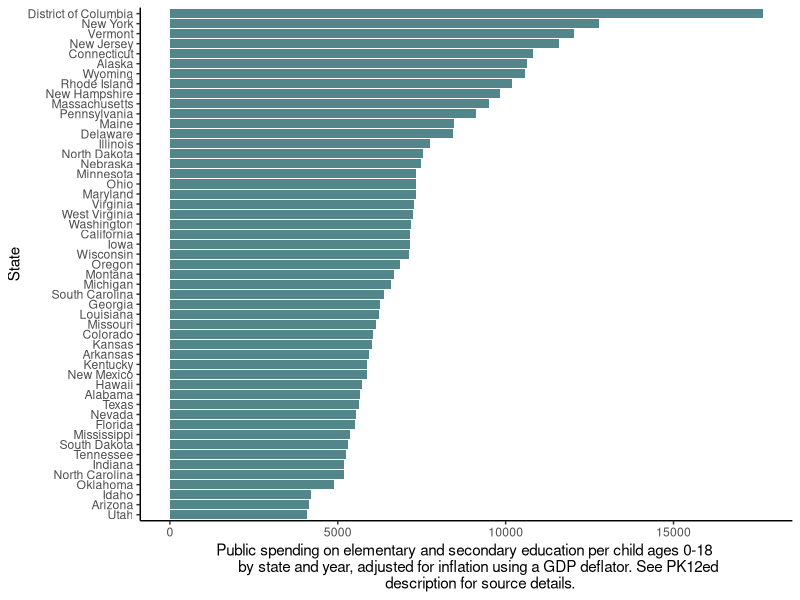
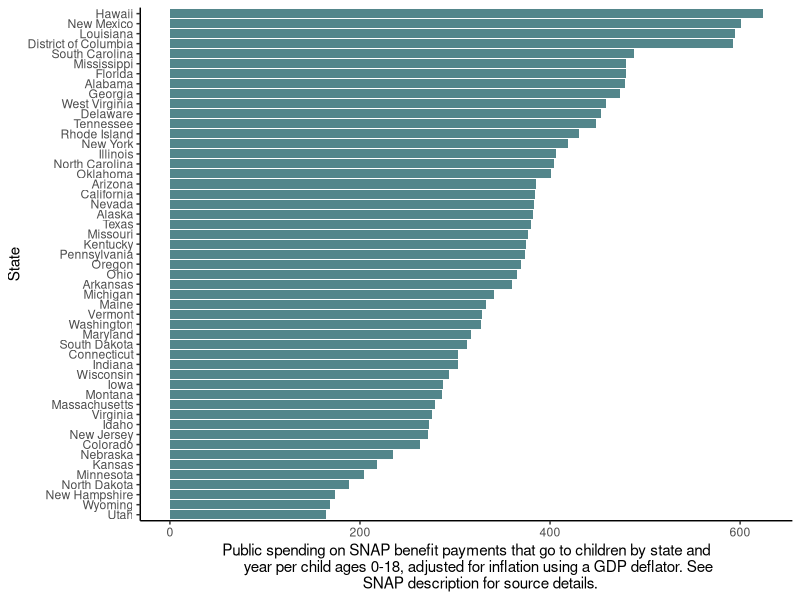
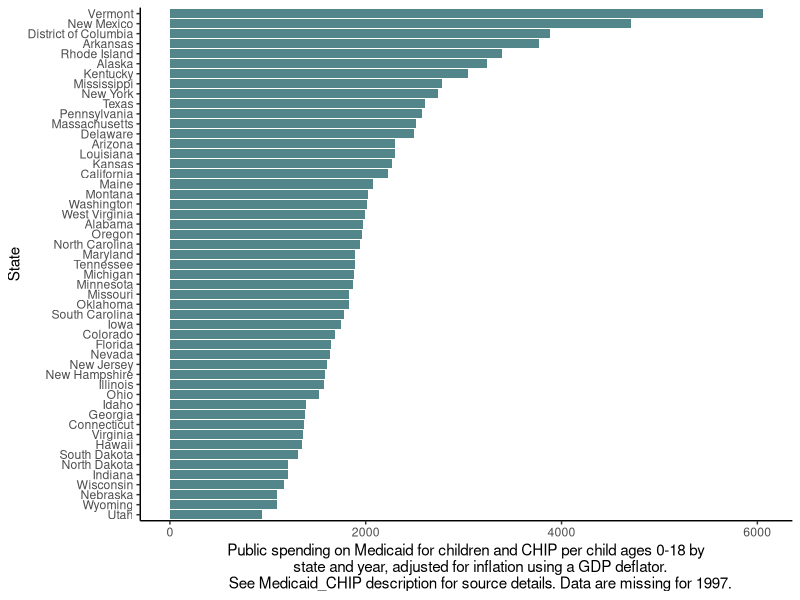
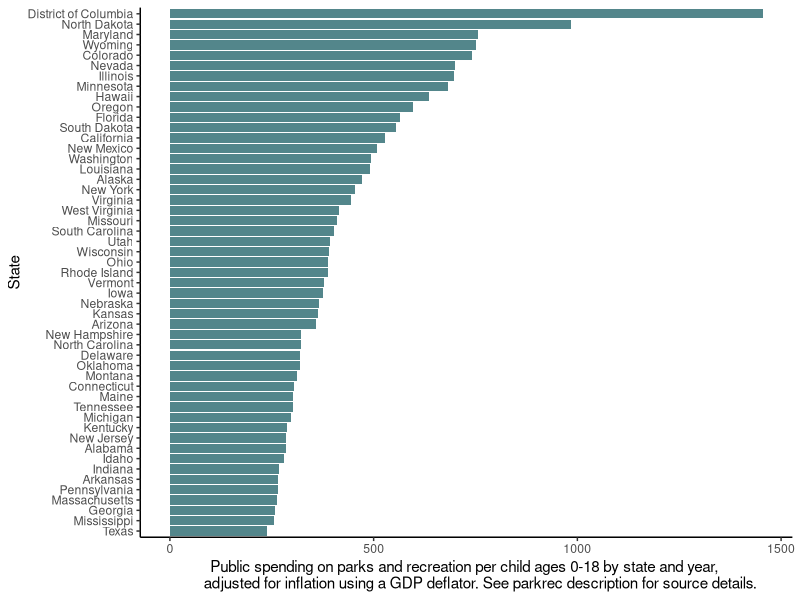
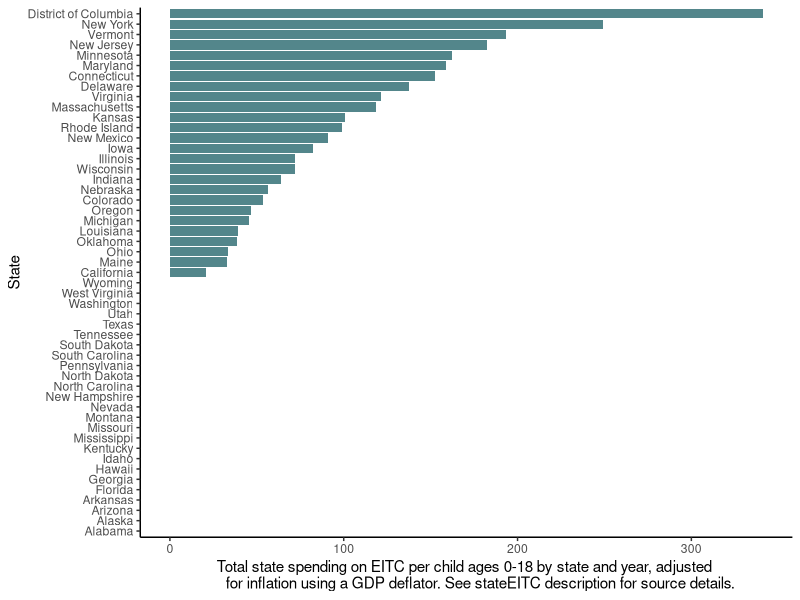
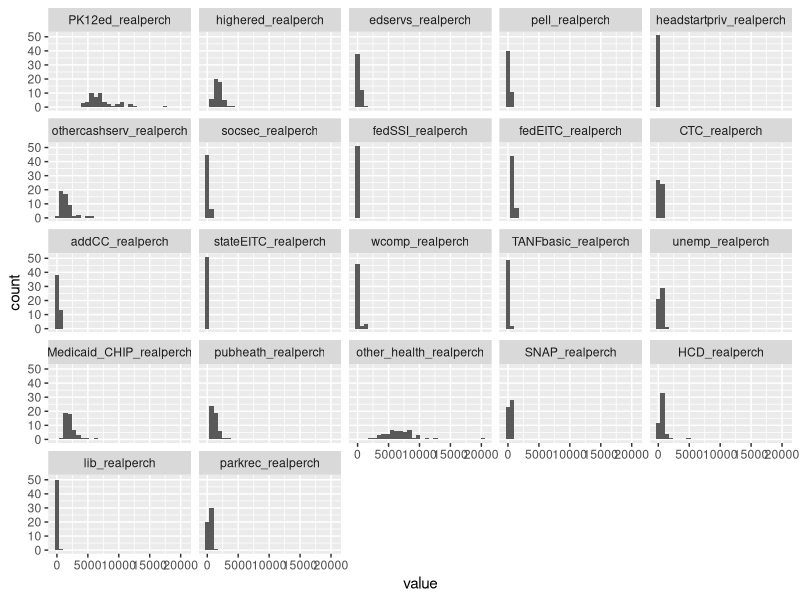
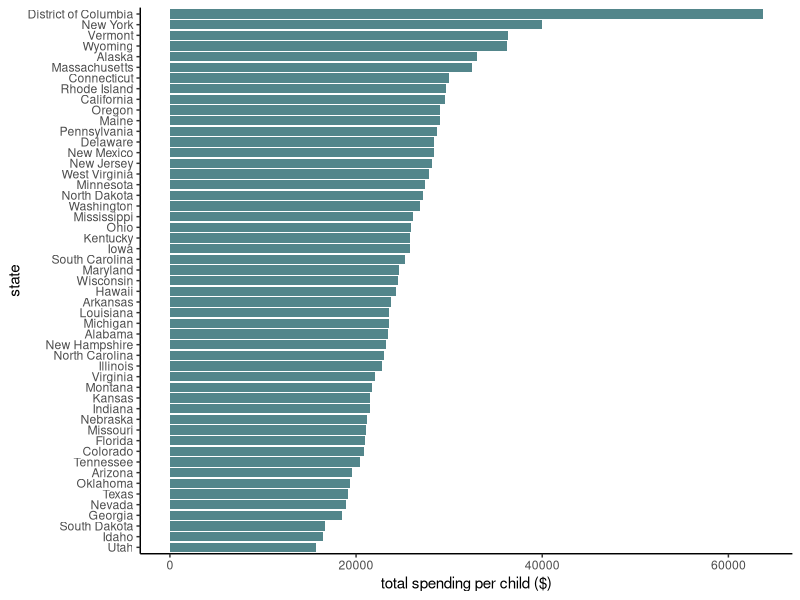
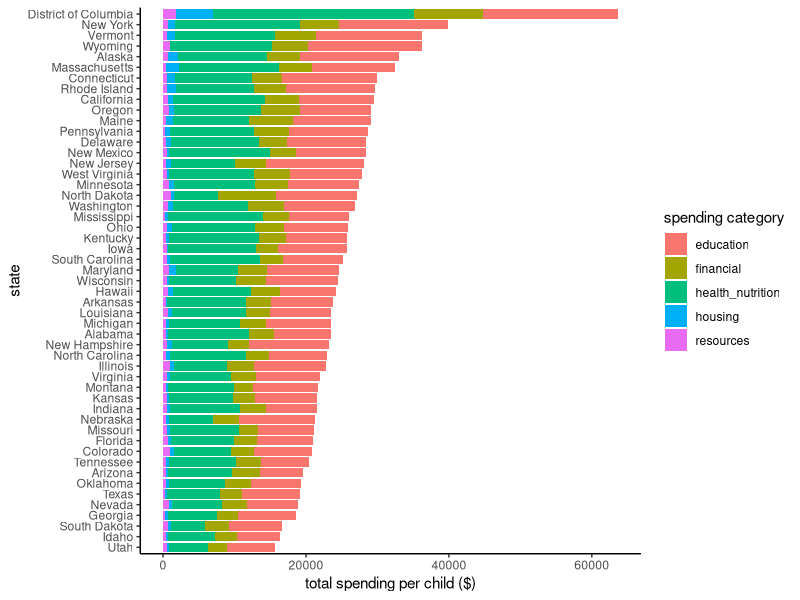

These charts were generated, in order, by the following R code:
### This is a script used to analyze US state spending on children
### Source: https://datacatalog.urban.org/dataset/state-state-spending-kids-dataset

# Script set up
require(tidyverse)
require(dplyr)
require(reshape)

# make sure to set your working directory to the folder that contains the csv referenced below.


# Load data file & set states as factor
stateChildSpending <- read.csv("ChildcareSpending_Metrics.csv")
stateChildSpending$State <- as.factor(stateChildSpending$State)

summary(stateChildSpending)

#identify any na values
sapply(stateChildSpending, function(x) sum(is.na(x)))

#explore select spending levels using bar charts. Captions from data dictionary
ggplot(stateChildSpending, aes(y=reorder(State, PK12ed_realperch), x=PK12ed_realperch))+
  theme_classic()+
  geom_col(fill='cadetblue4')+
  xlab("Public spending on elementary and secondary education per child ages 0-18 
       by state and year, adjusted for inflation using a GDP deflator. See PK12ed 
       description for source details.")+
  ylab("State")


ggplot(stateChildSpending, aes(y=reorder(State, SNAP_realperch), x=SNAP_realperch))+
  theme_classic()+
  geom_col(fill='cadetblue4')+
  xlab("Public spending on SNAP benefit payments that go to children by state and
       year per child ages 0-18, adjusted for inflation using a GDP deflator. See 
       SNAP description for source details.")+
  ylab("State")

ggplot(stateChildSpending, aes(y=reorder(State, Medicaid_CHIP_realperch), x=Medicaid_CHIP_realperch))+
  theme_classic()+
  geom_col(fill='cadetblue4')+
  xlab("Public spending on Medicaid for children and CHIP per child ages 0-18 by
        state and year, adjusted for inflation using a GDP deflator. 
       See Medicaid_CHIP description for source details. Data are missing for 1997.")+
  ylab("State")

ggplot(stateChildSpending, aes(y=reorder(State, parkrec_realperch), x=parkrec_realperch))+
  theme_classic()+
  geom_col(fill='cadetblue4')+
  xlab("Public spending on parks and recreation per child ages 0-18 by state and year, 
       adjusted for inflation using a GDP deflator. See parkrec description for source details.")+
  ylab("State")

ggplot(stateChildSpending, aes(y=reorder(State, stateEITC_realperch), x=stateEITC_realperch))+
  theme_classic()+
  geom_col(fill='cadetblue4')+
  xlab("Total state spending on EITC per child ages 0-18 by state and year, adjusted 
       for inflation using a GDP deflator. See stateEITC description for source details.")+
  ylab("State")


#melt all raw inputs in to 1 long table
stateChildSpendingLong <- melt(stateChildSpending, id.vars = c("State"))

#explore data as histogram small multiples
ggplot(data = stateChildSpendingLong, aes(x = value)) + geom_histogram()+
  facet_wrap(~variable)

### calculate total spending by categories

#education spending per capita
stateChildSpending$education <- with(stateChildSpending,
                                     PK12ed_realperch+
                                      highered_realperch+
                                      edservs_realperch+
                                      pell_realperch+
                                      headstartpriv_realperch)

#financial assistance spending per capita  
stateChildSpending$financial <- with(stateChildSpending,
                                    othercashserv_realperch+
                                    socsec_realperch+
                                    fedSSI_realperch+
                                    fedEITC_realperch+
                                    CTC_realperch+
                                    addCC_realperch+
                                    stateEITC_realperch+
                                    wcomp_realperch+
                                    unemp_realperch+
                                    TANFbasic_realperch)

#healthcare spending per capita
stateChildSpending$health_nutrition <- with(stateChildSpending,
                                  Medicaid_CHIP_realperch+
                                  pubheath_realperch+
                                  other_health_realperch+
                                  SNAP_realperch)

#housing spending per capita
stateChildSpending$housing <- stateChildSpending$HCD_realperch

#public resources spending per capita
stateChildSpending$resources <- with(stateChildSpending,
                                    lib_realperch+
                                    parkrec_realperch)


#create new dataframe with totals
stateChildSpendingTotals <- data.frame(stateChildSpending$State,
                                  stateChildSpending$education,
                                  stateChildSpending$financial,
                                  stateChildSpending$health_nutrition, 
                                  stateChildSpending$housing,
                                  stateChildSpending$resources)

#rename columns
names(stateChildSpendingTotals)[1] <- "state"
names(stateChildSpendingTotals)[2] <- "education"
names(stateChildSpendingTotals)[3] <- "financial"
names(stateChildSpendingTotals)[4] <- "health_nutrition"
names(stateChildSpendingTotals)[5] <- "housing"
names(stateChildSpendingTotals)[6] <- "resources"

stateChildSpendingTotalsLong <- melt(stateChildSpendingTotals, id.vars = c("state"))

#total spending
ggplot(stateChildSpendingTotalsLong, aes(y=reorder(state, value), x=value))+
  theme_classic()+
  geom_col(fill='cadetblue4')+
  xlab("total spending per child ($)")+
  ylab("state")

#total spending per category
ggplot(stateChildSpendingTotalsLong, aes(y=reorder(state, value), x=value, fill = variable))+
  theme_classic()+
  geom_col()+
  xlab("total spending per child ($)")+
  ylab("state")+
  guides(fill=guide_legend("spending category"))

#percent of total spending
ggplot(stateChildSpendingTotalsLong, aes(y=reorder(state, value), x=value, fill = variable))+
  theme_classic()+
  geom_col(position = "fill")+
  xlab("% of total spending")+
  ylab("state")+
  guides(fill=guide_legend("spending category"))

#calculate ranks for each category. 1 = highest spending. 51 = lowest spending
stateChildSpendingTotals$education_rank <- rank(-stateChildSpendingTotals$education)
stateChildSpendingTotals$financial_rank <- rank(-stateChildSpendingTotals$financial)
stateChildSpendingTotals$health_nutrition_rank <- rank(-stateChildSpendingTotals$health_nutrition)
stateChildSpendingTotals$housing_rank <- rank(-stateChildSpendingTotals$housing)
stateChildSpendingTotals$resources_rank <- rank(-stateChildSpendingTotals$resources)

#calculate overall spending and rank

stateChildSpendingTotals$total_spending <- with(stateChildSpending,
                                      education+
                                      financial+
                                      health_nutrition+
                                      housing+
                                      resources)

stateChildSpendingTotals$total_spending_rank <- rank(-stateChildSpendingTotals$total_spending)

#load and join abortion access value
stateAbortionAccess <- read.csv("stateAbortionAccessScore.csv")

stateChildSpendingTotalsAbortion <- stateChildSpendingTotals %>% inner_join(stateAbortionAccess, 
                              by=c('state'='State'))


#export results a csv
write.csv(stateChildSpendingTotalsAbortion,"stateChildSpendingTotalsAbortion.csv", row.names = FALSE)
